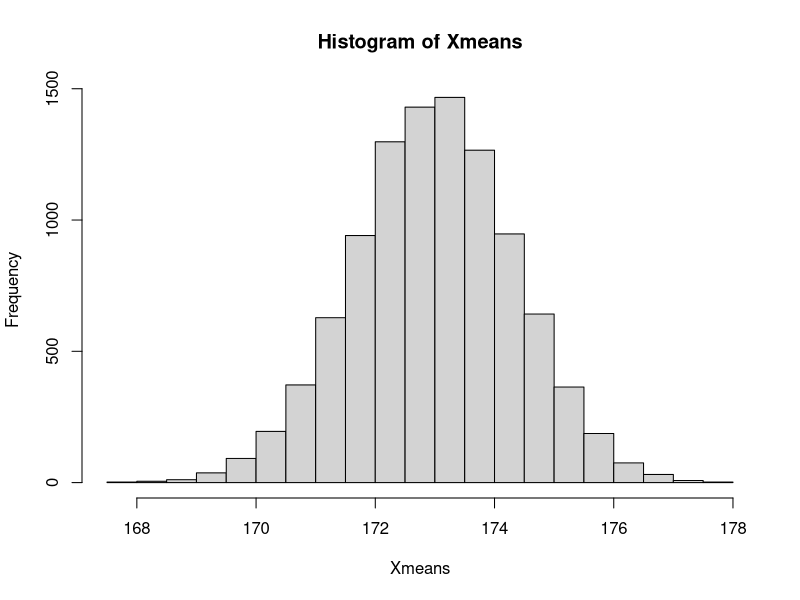
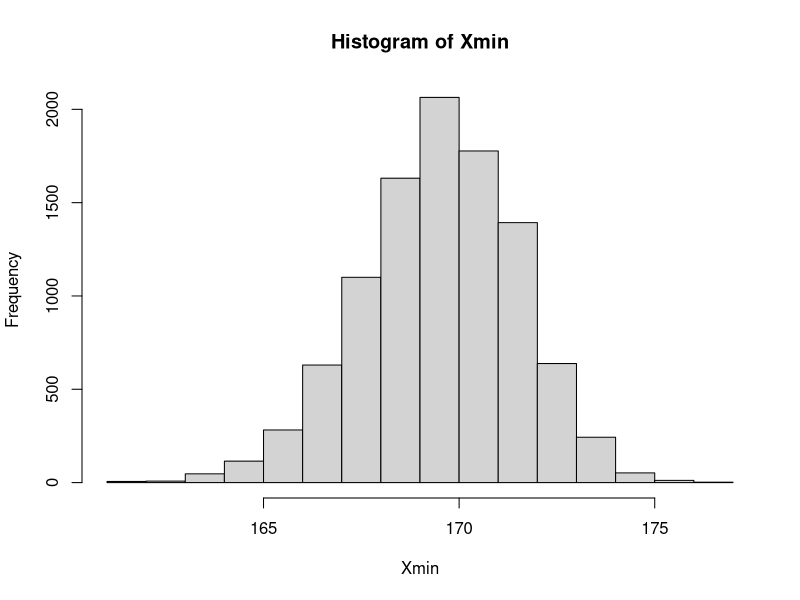
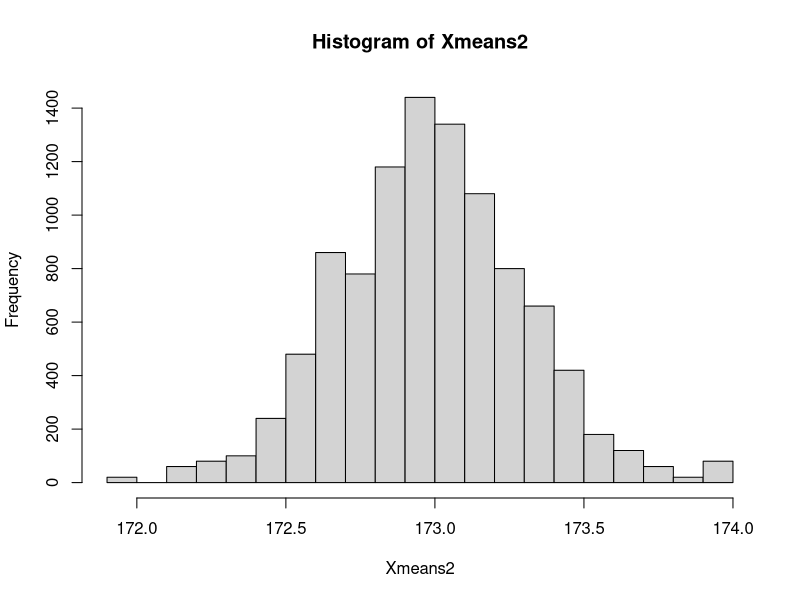
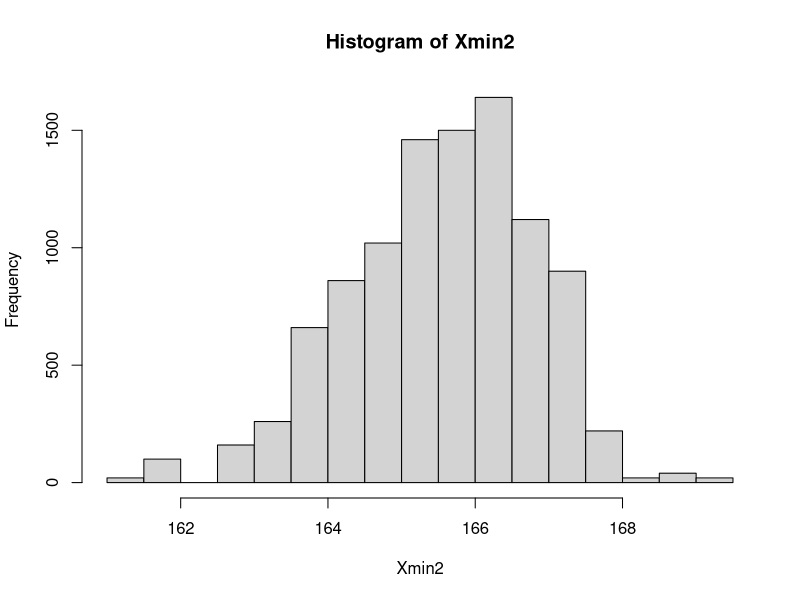
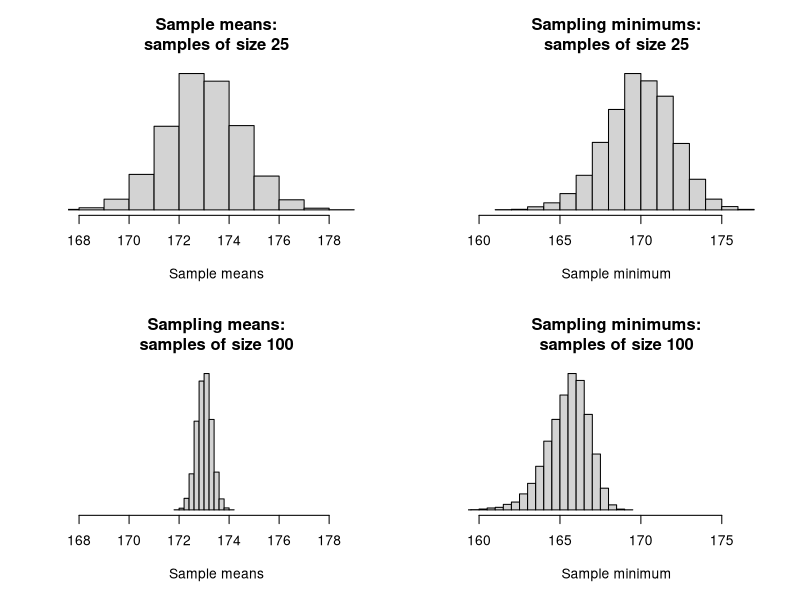
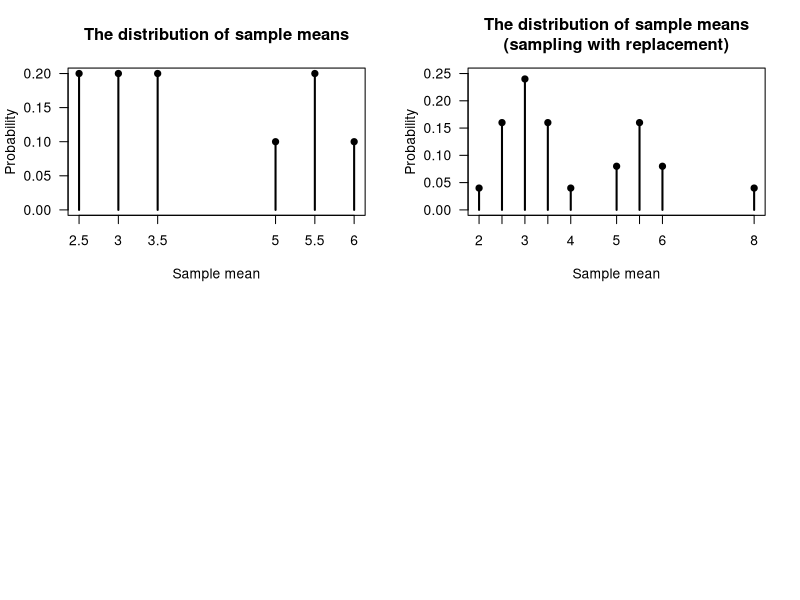
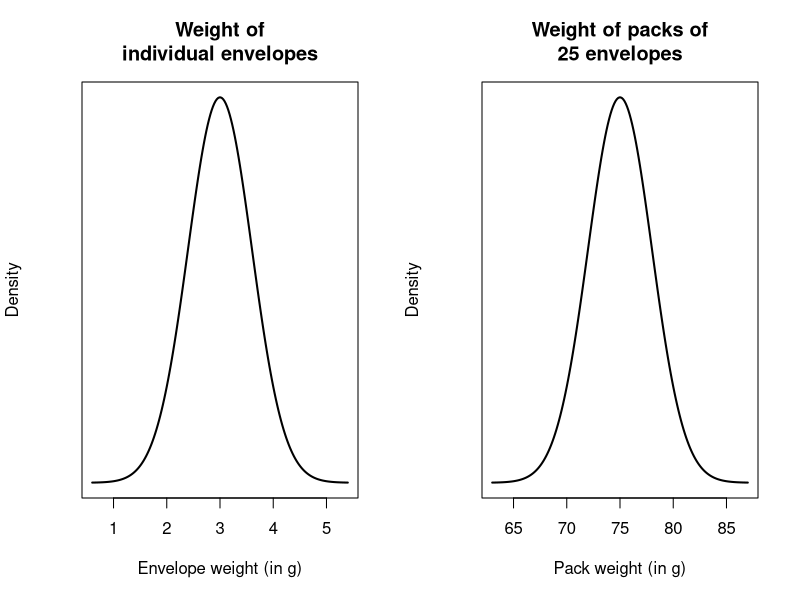

Write R code to recreate these figures, in order. (Note: this script raises an error after producing the figures.)
## ---- chunk 1
Population <- c(2, 3, 3, 4, 8)
mu_P <- mean(Population)
mu_P
## ---- chunk 2
N <- length(Population)
sum( (Population - mu_P)^2 ) / N

var(Population) * (N - 1) / N
## ---- chunk 3
set.seed(1592875)
## ---- chunk 4
x_Mn <- 173; x_Sd <- 3        # Population (model) mean, std dev.
sample_Size <- 5              # Sample size is 5
x1 <- rnorm(sample_Size,      # Take a sample of this size
            mean = x_Mn, sd = x_Sd)
mean(x1)   # Compute the sample mean for this sample
min(x1)    # Compute the sample minimum for this sample


x2 <- rnorm(sample_Size, 
            mean = x_Mn, sd = x_Sd)
mean(x2)   # Compute the sample mean for this sample
min(x2)    # Compute the sample minimum for this sample
## ---- chunk 5
num_Sims <- 10000           # Number of simulations

# Generate random values
Xvals <- rnorm(num_Sims * sample_Size,
               mean = x_Mn, sd = x_Sd)

# Place these into an array, with each sample as a column 
Xvals <- array(Xvals,
               dim = c(sample_Size, num_Sims) )

# Find the mean of each sample (i.e., column)
Xmeans <- colMeans(Xvals)

# Find the minimum of each sample (i.e., column)
Xmin   <- apply(Xvals, 
                MARGIN = 2, 
                FUN = "min") 
hist(Xmeans)        # Create the histogram of sample means
hist(Xmin)          # Create the histogram of sample minimums
## ---- chunk 6
sample_Size <- 100
num_Sims <- 10000

# Generate random values
Xvals2 <- rnorm(num_Sims * sample_Size,
                mean = x_Mn, sd = x_Sd)

# Place these into an array, with each sample as a column 
Xvals2 <- array(Xvals,
                dim = c(sample_Size, num_Sims) )

# Find the mean and minimum of each sample (i.e., column)
Xmeans2 <- colMeans(Xvals2)
Xmin2   <- apply(Xvals2, 
                MARGIN = 2, 
                FUN = "min") 
hist(Xmeans2)        # Create the histogram of sample means
hist(Xmin2)          # Create the histogram of sample minimums
## ---- chunk 7
par( mfrow = c(2, 2))

set.seed(1592875)

x_Mn <- 173
x_Sd <- 3
num_Sims <- 10000

#####

sample_Size <- 4

Xvals <- rnorm(num_Sims * sample_Size,
               mean = x_Mn, sd = x_Sd)
Xvals <- array(Xvals,
               dim = c(sample_Size, num_Sims) )
Xmeans <- colMeans(Xvals)
Xmins  <- apply(Xvals, 
                MARGIN = 2, 
                FUN = "min") 
hist(Xmeans, 
     xlim = c(168, 179),
     xlab = "Sample means",
     ylab = "",
     main = "Sample means:\nsamples of size 25",
     axes = FALSE)
axis(side = 1)

hist(Xmins, 
     xlim = c(160, 177),
     xlab = "Sample minimum",
     ylab = "",
     main = "Sampling minimums:\nsamples of size 25",
     axes = FALSE)
axis(side = 1)

#####

sample_Size2 <- 100

Xvals2 <- rnorm(num_Sims * sample_Size2,
                mean = x_Mn, sd = x_Sd)
Xvals2 <- array(Xvals2,
                dim = c(sample_Size2, num_Sims) )
Xmeans2 <- colMeans(Xvals2)
Xmins2  <- apply(Xvals2, 
                MARGIN = 2, 
                FUN = "min") 

hist(Xmeans2, 
     xlim = c(168, 179),
     xlab = "Sample means",
     ylab = "",
     main = "Sampling means:\nsamples of size 100",
     axes = FALSE)
axis(side = 1)

hist(Xmins2, 
     xlim = c(160, 177),
     xlab = "Sample minimum",
     ylab = "",
     main = "Sampling minimums:\nsamples of size 100",
     axes = FALSE)
axis(side = 1)
## ---- chunk 8
### All possible combinations of 2 elements:
AllSamples <- combn(Population,
                    m = 2)  # Take 2 elements at a time
AllSamples

### Mean of each possible sample:
MeanAllSamples <- colMeans(AllSamples)  # Find the mean of each column 
MeanAllSamples
## ---- chunk 9
cbind(                 t(AllSamples), 
       "Sample mean" = MeanAllSamples,
       "Probability" = 1/10)
## ---- chunk 10
prop.table(table(MeanAllSamples))

plot( prop.table(table(MeanAllSamples)),
      las = 1,
      xlab = "Sample mean",
      ylab = "Probability",
      main = "The distribution of sample means")
points( x = names(prop.table(table(MeanAllSamples))),
        y = prop.table(table(MeanAllSamples)),
        pch = 19)
## ---- chunk 11
mean(MeanAllSamples)
## ---- chunk 12
n <- length(MeanAllSamples)
var(MeanAllSamples) * (n - 1) / n
## ---- chunk 13
### All possible combinations of 3 elements:
AllSamples <- combn(Population,
                    m = 3)

### Mean of each possible sample:
MeanAllSamples <- colMeans(AllSamples)
mean(MeanAllSamples)
n <- length(MeanAllSamples)
var(MeanAllSamples) * (n - 1) / n
## ---- chunk 14
### All possible combinations of 3 elements:
AllSamples <- combn(Population,
                    m = 4)

### Mean of each possible sample:
MeanAllSamples <- colMeans(AllSamples)
mean(MeanAllSamples)
n <- length(MeanAllSamples)
var(MeanAllSamples) * (n - 1) / n
## ---- chunk 15
AllSamplesWithReplacement <- expand.grid(Population, Population)
names(AllSamplesWithReplacement) <- c(NA, 
                                      NA)
MeanAllSamplesWithReplacement <- rowMeans(AllSamplesWithReplacement)

cbind( AllSamplesWithReplacement[, 1],
       AllSamplesWithReplacement[, 2],
       "Sample mean" = MeanAllSamplesWithReplacement, 
       "Probability" = 1/25)
## ---- chunk 16
prop.table(table(MeanAllSamplesWithReplacement))

plot( prop.table(table(MeanAllSamplesWithReplacement)),
      las = 1,
      ylim = c(0, 0.25),
      xlab = "Sample mean",
      ylab = "Probability",
      main = "The distribution of sample means\n(sampling with replacement)")
points( x = names(prop.table(table(MeanAllSamplesWithReplacement))),
        y = prop.table(table(MeanAllSamplesWithReplacement)),
        pch = 19)
## ---- chunk 17
mean(MeanAllSamplesWithReplacement)
n <- length(MeanAllSamplesWithReplacement)
var(MeanAllSamplesWithReplacement) * (n - 1) / n

## ---- chunk 18
set.seed(8979704) # For reproducibility
numberVars <- 1000 # That is: n

# The values of a_i, the coefficients in the linear combination
ai <- sample(x = seq(-2, 3),    # We select values of a_i between -2 and 3
             size = numberVars, # Need one for each X value
             replace = TRUE)    # Select with replacement

# The means of the individual distributions
mui <- runif(numberVars, # We take means from a uniform dist; one for each X
             min = -5,   # Min value is -5
             max = 5)    # Max value is 5
# The variances of the distributions
sigma2i <- runif(numberVars,  # Variance from a uniform distn also
                min = 1,    # Minimum values of 1
                max = 3)    # Maximum value of 3

# Compute the values directly:
Xi <- rnorm(numberVars,      # X_i with 
            mean = mui,   # means 
            sd = sqrt(sigma2i) )

# What we expect for Y = a_1 X_2 + a_2 X_2 + ...
# according to the Theorem:
Y <- ai * Xi  # The linear combination Y

# Show some:
someInfo <- cbind(ai, mui, sigma2i, Xi, Y)
someInfo[1:5, ]


# Compare:
compareTable <- array( dim = c(2, 2) )
colnames(compareTable) <- c("Means:",
                            "Variances:")
rownames(compareTable) <- c("Using theorem",
                            "Computing directly")

compareTable[, 1] <- c( mean(ai * Xi), 
                        mean(Y) )
compareTable[, 2] <- c( var(ai * Xi), 
                        var(Y) )
compareTable
## ---- chunk 19
2 * ( pnorm( -1.667 ) )
## ---- chunk 20
par( mfrow = c(1, 2))

x <- seq(3 - 4 * 0.6,
         3 + 4 * 0.6,
         length = 200)
y <- dnorm(x,
           mean = 3,
           sd = 0.6)
plot( y ~ x,
      type = "l",
      lwd = 2,
      las = 1,
      axes = FALSE,
      main = "Weight of\nindividual envelopes",
      xlab = "Envelope weight (in g)",
      ylab = "Density")
axis(side = 1)
box()


x <- seq(75 - 4 * 3,
         75 + 4 * 3,
         length = 200)
y <- dnorm(x,
           mean = 75,
           sd = 3)
plot( y ~ x,
      type = "l",
      lwd = 2,
      las = 1,
      axes = FALSE,
      main = "Weight of packs of\n25 envelopes",
      xlab = "Pack weight (in g)",
      ylab = "Density")
axis(side = 1)
box()
shadeNormal(x, y,
            lo = 70,
            hi = 80)
## ---- chunk 21
z <- qnorm(0.95)
z

n <- (z * 12 / 5) ^ 2
n
## ---- chunk 22
pnorm( -1.78 )
## ---- chunk 23
par( mfrow = c(1, 3))

xx <- seq(0.01, 4, length = 100)
plot( x = xx,
      y = dchisq(xx, df = 1),
      lwd = 2,
      type = "l",
      xlab = expression(italic(x)),
      ylab = "Density",
      las = 1,
      main = expression( bold(chi^2*-distribution: df==1)))

xx <- seq(0.001, 15, length = 100)
plot( x = xx,
      y = dchisq(xx, df = 5),
      lwd = 2,
      type = "l",
      xlab = expression(italic(x)),
      ylab = "Density",
      las = 1,
      main = expression( bold(chi^2*-distribution: df==5)))

xx <- seq(0.001, 50, length = 100)
plot( x = xx,
      y = dchisq(xx, df = 20),
      lwd = 2,
      type = "l",
      xlab = expression(italic(x)),
      ylab = "Density",
      las = 1,
      main = expression( bold(chi^2*-distribution: df==20)))
## ---- chunk 24
qchisq(0.9, df = 12)
## ---- chunk 25
pchisq(18, df = 9, lower.tail = FALSE)
## ---- chunk 26
par( mfrow = c(1, 3))

xx <- seq(-4, 4,
          length = 100)

plot( x = xx,
      y = dt(xx, df = 2),
      ylim = c(0, 0.4),
      lwd = 2,
      type = "l",
      axes = FALSE,
      xlab = expression(italic(x)),
      ylab = "Density",
      las = 1,
      main = expression( bold(The~italic(t)*"-"*distribution~with~2~df)))
axis(side = 1)
lines( x = xx,
       y = dnorm(x = xx),
       lwd = 2,
       lty = 2,
       col = plotColour1)

plot( x = xx,
      y = dt(xx, df = 7),
      lwd = 2,
      type = "l",
      axes = FALSE,
      xlab = expression(italic(x)),
      ylab = "Density",
      las = 1,
      main = expression( bold(The~italic(t)*"-"*distribution~with~7~df)))
axis(side = 1)
lines( x = xx,
       y = dnorm(x = xx),
       lwd = 2,
       lty = 2,
       col = plotColour1)

plot( x = xx,
      y = dt(xx, df = 30),
      lwd = 2,
      type = "l",
      axes = FALSE,
      xlab = expression(italic(x)),
      ylab = "Density",
      las = 1,
      main = expression( bold(The~italic(t)*"-"*distribution~with~30~df)))
axis(side = 1)
lines( x = xx,
       y = dnorm(x = xx),
       lwd = 2,
       lty = 2,
       col = plotColour1)
## ---- chunk 27
pt(-0.645, df = 4)
## ---- chunk 28
par(mfrow = c(1, 3))

xx <- seq(0.01, 4, length = 100)

plot( x = xx,
      y = df(xx, df1 = 1, df2 = 4),
      lwd = 2,
      type = "l",
      xlab = expression(italic(x)),
      ylab = "Density",
      las = 1,
      main = expression(bold(atop(The~italic(F)*-distribution,
                                  with~df=="(1, 4)"))))

plot( x = xx,
      y = df(xx, df1 = 6, df2 = 1),
      lwd = 2,
      type = "l",
      xlab = expression(italic(x)),
      ylab = "Density",
      las = 1,
      main = expression(bold(atop(The~italic(F)*-distribution,
                                  with~df=="(6, 1)"))))

plot( x = xx,
      y = df(xx, df1 = 30, df2 = 5),
      lwd = 2,
      type = "l",
      xlab = expression(italic(x)),
      ylab = "Density",
      las = 1,
      main = expression(bold(atop(The~italic(F)*-distribution,
                                  with~df=="(30, 5)"))))
## ---- chunk 29
pf(1,    df1 = 2, df2 = 10)
qf(0.99, df1 = 2, df2 = 10)
## ---- chunk 30

## ---- chunk 31

## ---- chunk 32
# The distribution of individuals has a uniform distribution:
set.seed(4516) # For reproducibility
sampleSize1 <- 10
sampleSize2 <- 20
sampleMeans1 <- NULL
sampleMeans2 <- NULL

numberOfSimulations <- 1000
for (i in 1:numberOfSimulations){
  # Take a sample of size 10
  Xs1 <- runif(sampleSize1, 
               min = 0,
               max = 5)
  # Take a sample of size 10
  Xs2 <- runif(sampleSize2, 
               min = 0,
               max = 5)

  # Find the sample mean
  sampleMeans1 <- c(sampleMeans1, mean(Xs1) )
  sampleMeans2 <- c(sampleMeans2, mean(Xs2) )
}

par(mfrow = c(1, 3))

plot( x = c(-1, 0, 0, 5, 5, 6), 
      y = c(0, 0, 0.2, 0.2, 0, 0),
      lwd = 2,
      las = 1,
      type = "l",
      xlab = expression(italic(x)),
      ylab = "Prob. fn",
      main = "Distribution of the\nindividuals observations")

hist( sampleMeans1,
      las = 1,
      xlab = expression(Sample~means~bar(italic(x)) ),
      main = expression( bold( atop(Distribution~of~sample~means,
                               "for"~italic(n)==10) ) ) )
hist( sampleMeans2,
      las = 1,
      xlab = expression(Sample~means~bar(italic(x)) ),
      main = expression( bold( atop(Distribution~of~sample~means,
                               "for"~italic(n)==20) ) ) )
## ---- chunk 33
1 - pnorm(1.6)
